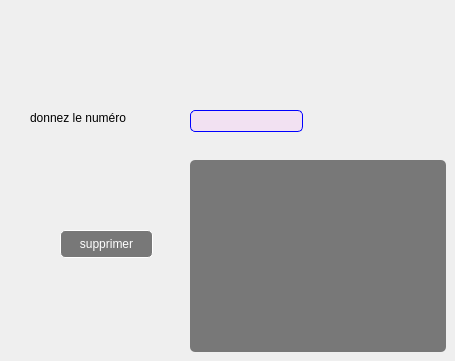
      <widget class="QWidget" name="tab_19">
       <attribute name="title">
        <string>supprimer</string>
       </attribute>
       <widget class="QLabel" name="label_28">
        <property name="geometry">
         <rect>
          <x>30</x>
          <y>110</y>
          <width>121</width>
          <height>16</height>
         </rect>
        </property>
        <property name="text">
         <string>donnez le numéro</string>
        </property>
       </widget>
       <widget class="QLineEdit" name="lineEdit_26">
        <property name="geometry">
         <rect>
          <x>190</x>
          <y>110</y>
          <width>113</width>
          <height>22</height>
         </rect>
        </property>
        <property name="styleSheet">
         <string notr="true">QLineEdit{
background-color:rgba(255,170,255,20%);
border:1 solid blue;
border-radius:5px;
color:black;
}</string>
        </property>
       </widget>
       <widget class="QPushButton" name="pushButton_16">
        <property name="geometry">
         <rect>
          <x>60</x>
          <y>230</y>
          <width>93</width>
          <height>28</height>
         </rect>
        </property>
        <property name="styleSheet">
         <string notr="true">QPushButton{

background-color:rgba(0,0,0,50%);

color:white;

border:1 solid white;

border-radius: 5px;

}</string>
        </property>
        <property name="text">
         <string>supprimer</string>
        </property>
       </widget>
       <widget class="QTableView" name="tableView_10">
        <property name="geometry">
         <rect>
          <x>190</x>
          <y>160</y>
          <width>256</width>
          <height>192</height>
         </rect>
        </property>
        <property name="styleSheet">
         <string notr="true">QTableView {

gridline-color: white;

color:white;

background-color:rgba(0,0,0,50%);

border:0px;

border-radius: 5px;

}</string>
        </property>
       </widget>
      </widget>
